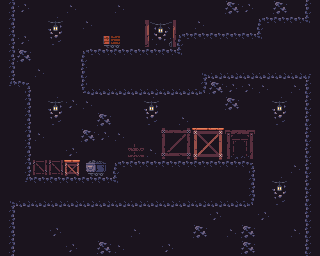

Tiled map render using the project's own tile images. Description and the whole map definition, tile-layer contents included, below:
An orthogonal 20x16 tile map with 16x16 px tiles, 3 tile layers (Background, Decor, Collision).

<map version="1.8" tiledversion="1.8.5" orientation="orthogonal" renderorder="right-down" width="20" height="16" tilewidth="16" tileheight="16" infinite="0" nextlayerid="4" nextobjectid="1">
 <tileset firstgid="1" source="../tilesets/Underground Mine.tsx" />
 <layer id="1" name="Background" width="20" height="16">
  <data encoding="csv">
52,45,52,52,47,52,52,47,52,52,52,52,52,52,43,45,52,43,52,52,
52,52,52,52,52,47,52,52,52,52,52,52,47,52,52,52,52,52,52,52,
52,45,52,52,52,52,52,52,52,52,52,52,52,52,52,52,52,52,52,52,
52,43,52,52,52,52,52,52,52,52,52,52,52,52,52,52,52,52,52,52,
52,52,47,52,52,52,52,52,52,52,52,52,52,52,52,52,52,52,52,52,
52,52,52,52,52,52,52,52,52,52,52,52,52,43,45,45,47,52,47,52,
52,52,52,52,45,47,52,52,52,52,52,52,52,52,43,52,52,52,52,52,
52,52,52,52,52,52,43,52,52,52,52,47,52,52,52,52,52,52,52,52,
52,52,47,52,52,43,45,47,52,52,52,52,52,52,52,52,52,52,52,47,
52,52,52,52,45,52,52,52,185,47,52,52,52,52,52,52,52,52,52,52,
52,52,52,52,52,52,52,52,52,52,52,52,52,52,52,52,52,52,47,52,
52,52,52,52,52,52,52,52,52,52,52,52,52,52,52,52,52,52,52,52,
52,52,52,52,52,52,52,52,52,52,52,52,52,52,52,52,52,52,52,52,
52,52,52,52,52,52,52,52,52,52,52,52,52,45,52,52,45,52,52,52,
52,52,52,45,52,52,52,52,47,52,52,52,43,52,47,43,52,52,47,52,
52,52,52,52,45,52,43,47,52,52,45,52,52,52,52,43,52,52,52,52
</data>
 </layer>
 <layer id="3" name="Decor" width="20" height="16">
  <data encoding="csv">
0,0,0,0,0,0,0,0,0,0,0,0,0,0,0,0,0,0,0,0,
0,0,0,196,0,0,0,0,0,193,194,0,0,0,0,0,0,0,0,0,
0,0,0,221,0,0,261,262,0,218,219,0,0,0,0,0,0,0,0,0,
0,0,0,0,0,0,0,0,0,0,0,0,0,0,0,0,0,0,0,0,
0,0,0,0,0,0,0,0,0,0,0,0,0,0,0,0,0,0,0,0,
0,0,0,0,0,0,0,0,0,0,0,0,0,0,0,0,0,0,0,0,
0,0,0,196,0,0,0,0,0,196,0,0,0,0,0,0,0,196,0,0,
0,0,0,221,0,0,0,0,0,221,0,0,0,0,0,0,0,221,0,0,
0,0,0,0,0,0,0,0,0,0,132,133,0,0,188,189,0,0,0,0,
0,0,0,0,0,0,0,0,0,0,157,158,0,0,213,214,0,0,0,0,
0,0,82,82,0,258,259,0,0,0,0,0,0,0,0,0,0,0,0,0,
0,0,0,0,0,0,0,0,0,0,0,0,0,0,0,0,0,196,0,0,
0,0,0,0,0,0,0,0,0,0,0,0,0,0,0,0,0,221,0,0,
0,0,0,0,0,0,0,0,0,0,0,0,0,0,0,0,0,0,0,0,
0,0,0,0,0,0,0,0,0,0,0,0,0,0,0,0,0,0,0,0,
0,0,0,0,0,0,0,0,0,0,0,0,0,0,0,0,0,0,0,0
</data>
 </layer>
 <layer id="2" name="Collision" width="20" height="16">
  <data encoding="csv">
120,0,0,0,0,0,0,0,0,0,0,0,0,0,0,0,0,0,0,118,
120,0,0,0,0,0,0,0,0,0,0,0,0,0,0,0,93,94,94,149,
120,0,0,0,0,0,0,0,0,0,0,93,94,94,94,94,149,52,52,52,
120,0,0,0,0,93,94,94,94,94,94,149,52,52,52,52,52,52,52,52,
120,0,0,0,0,118,52,52,52,52,52,52,97,144,144,144,144,144,144,99,
147,95,0,0,0,143,144,144,144,144,144,144,145,0,0,0,0,0,0,118,
52,120,0,0,0,0,0,0,0,0,0,0,0,0,0,0,0,0,0,118,
52,120,0,0,0,0,0,0,0,0,0,0,0,0,0,0,0,0,0,118,
52,120,0,0,0,0,0,0,0,0,0,0,127,128,0,0,0,0,0,118,
52,120,0,0,0,0,0,0,0,0,0,0,152,153,0,0,0,0,0,118,
52,120,0,0,130,0,0,93,94,94,94,94,94,94,94,95,0,0,0,118,
52,147,94,94,94,94,94,149,52,52,52,52,52,52,52,120,0,0,0,118,
97,144,144,144,144,144,144,144,144,144,144,144,144,144,144,145,0,0,0,118,
120,0,0,0,0,0,0,0,0,0,0,0,0,0,0,0,0,0,0,118,
120,0,0,0,0,0,0,0,0,0,0,0,0,0,0,0,0,0,0,118,
120,0,0,0,0,0,0,0,0,0,0,0,0,0,0,0,0,0,0,118
</data>
 </layer>
</map>
